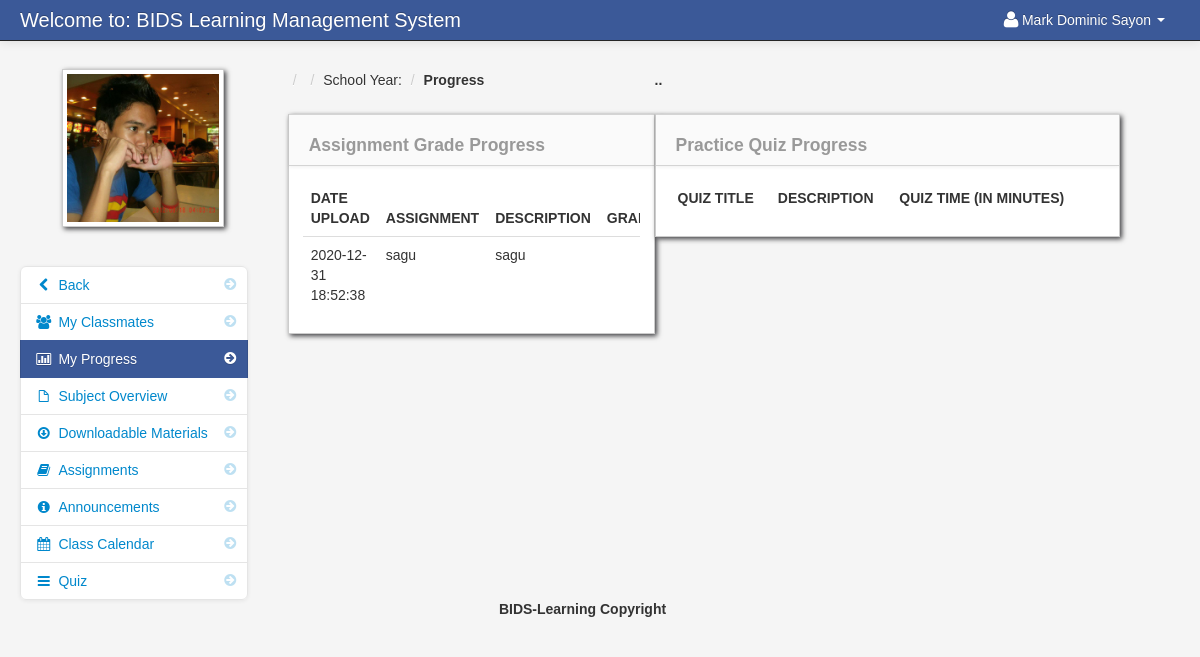
Before: /progress.php (signed in) with the older database file.
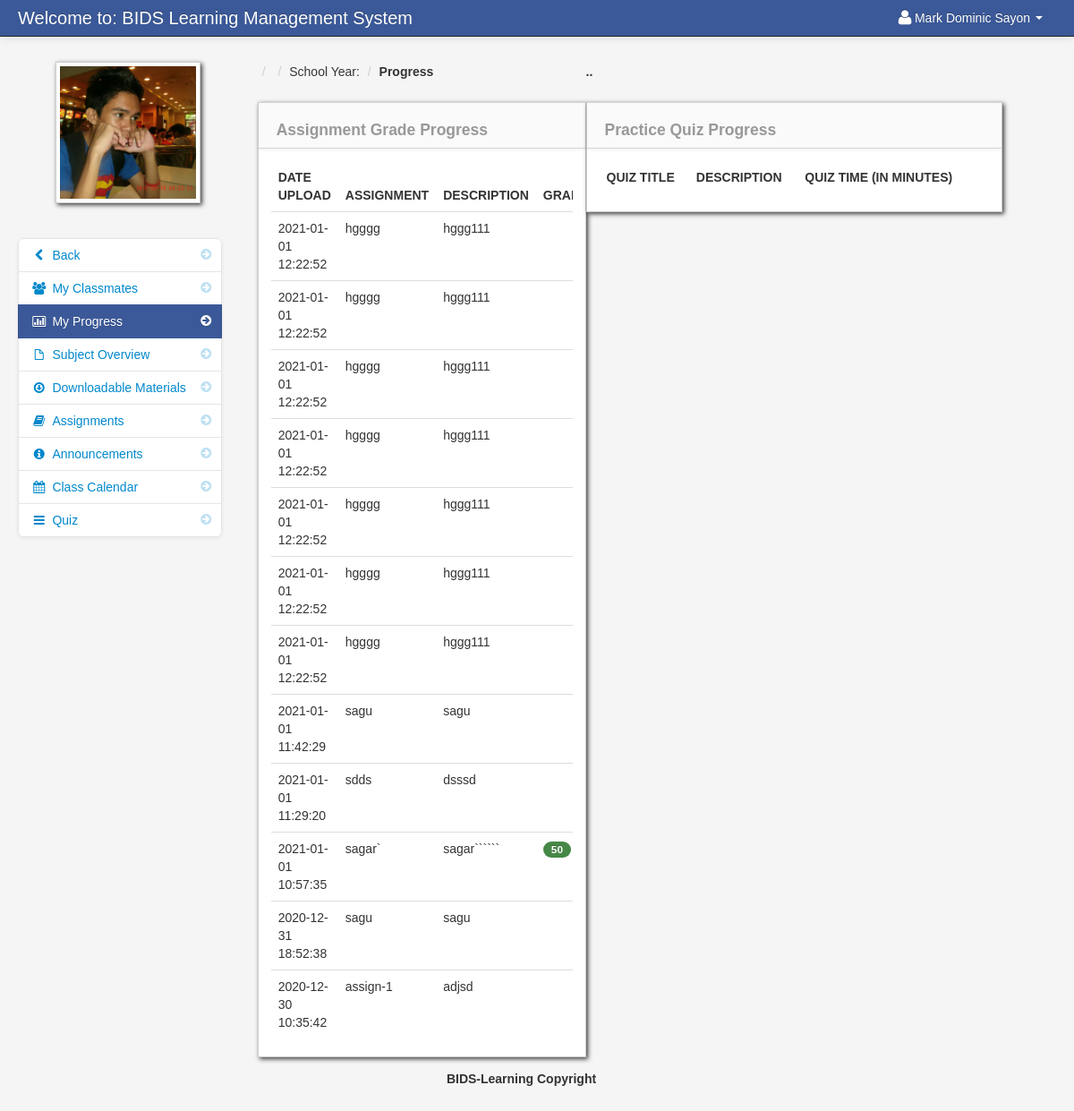
After: the same page with the newer database file.
### tables this page shows
CREATE TABLE `student_assignment` (
  `student_assignment_id` int(11) NOT NULL,
  `assignment_id` int(11) NOT NULL,
  `floc` varchar(100) NOT NULL,
  `assignment_fdatein` varchar(50) NOT NULL,
  `fdesc` varchar(100) NOT NULL,
  `fname` varchar(50) NOT NULL,
  `student_id` int(11) NOT NULL,
  `grade` varchar(5) NOT NULL,
  `roll_no` varchar(215) NOT NULL,
  `marks_alloc` varchar(250) NOT NULL,
  `totalmarks` varchar(115) NOT NULL
);

CREATE TABLE `assignment` (
  `assignment_id` int(11) NOT NULL,
  `floc` varchar(300) NOT NULL,
  `fdatein` varchar(100) NOT NULL,
  `fdesc` varchar(100) NOT NULL,
  `teacher_id` int(11) NOT NULL,
  `class_id` int(11) NOT NULL,
  `fname` varchar(100) NOT NULL,
  `maxmarks` varchar(215) NOT NULL
);

### session.php (called while the page is built, shortened)
<?php
$session_id=$_SESSION['id'];
?>

### progress.php (the view, shortened to what this page needs)
<?php include('header_dashboard.php'); ?>
<?php include('session.php'); ?>
<?php $get_id = $_GET['id']; ?>
    <body>
		<?php include('navbar_student.php'); ?>
        <div class="container-fluid">
            <div class="row-fluid">
				<?php include('progress_link_student.php'); ?>
                <div class="span4" id="content">
                     <div class="row-fluid">
										<?php $class_query = mysqli_query($conn,"select * from teacher_class
										LEFT JOIN class ON class.class_id = teacher_class.class_id
										LEFT JOIN subject ON subject.subject_id = teacher_class.subject_id
										where teacher_class_id = '$get_id'")or die(mysqli_error());
										$class_row = mysqli_fetch_array($class_query);
										?>
					     <ul class="breadcrumb">
							<li><a href="#"><?php echo $class_row['class_name']; ?></a> <span class="divider">/</span></li>
							<li><a href="#"><?php echo $class_row['subject_code']; ?></a> <span class="divider">/</span></li>
							<li><a href="#">School Year: <?php echo $class_row['school_year']; ?></a> <span class="divider">/</span></li>
							<li><a href="#"><b>Progress</b></a></li>
						</ul>
                        <div id="block_bg" class="block">
                            <div class="navbar navbar-inner block-header">
							    <div id="" class="muted pull-left"><h4> Assignment Grade Progress</h4></div>
							</div>
                            <div class="block-content collapse in">
                                <div class="span12">
										<table cellpadding="0" cellspacing="0" border="0" class="table" id="">
										<thead>
										        <tr>
												<th>Date Upload</th>
												<th>Assignment</th>
												<th>Description</th>
												<th>Grade</th>
												</tr>
										</thead>
										<tbody>
                              		<?php
										$query = mysqli_query($conn,"select * FROM student_assignment
										LEFT JOIN student on student.student_id  = student_assignment.student_id
										RIGHT JOIN assignment on student_assignment.assignment_id  = assignment.assignment_id
										WHERE student_assignment.student_id = '$session_id'
										order by fdatein DESC")or die(mysqli_error());
										while($row = mysqli_fetch_array($query)){
										$student_id = $row['student_id'];
									?>
										<tr>
										 <td><?php echo $row['fdatein']; ?></td>
                                         <td><?php  echo $row['fname']; ?></td>
                                         <td><?php  echo $row['fdesc']; ?></td>
										 <?php if ($session_id == $student_id){ ?>
                                         <td>
										 <span class="badge badge-success"><?php echo $row['grade']; ?></span>
										 </td>
										 <?php }else{ ?>
										 <td></td>
										 <?php } ?>
                                </tr>
						 <?php } ?>
										</tbody>
									</table>
                                </div>
                            </div>
                        </div>
                    </div>
                </div>
				                <div class="span5" id="content">
                     <div class="row-fluid">
					     <ul class="breadcrumb">
							<li><a href="#"><b>..</b></a></li>
						</ul>
                        <div id="block_bg" class="block">
                            <div class="navbar navbar-inner block-header">
							    <div id="" class="muted pull-left"><h4> Practice Quiz Progress</h4></div>
							</div>
                            <div class="block-content collapse in">
                                <div class="span12">
								<table cellpadding="0" cellspacing="0" border="0" class="table" id="">
										<thead>
										        <tr>
												<th>Quiz Title</th>
												<th>Description</th>
												<th>Quiz Time (In Minutes)</th>
												<th></th>
												</tr>
										</thead>
									</table>
                                </div>
                            </div>
                        </div>
                    </div>
                </div>
            </div>
		<?php include('footer.php'); ?>
        </div>
		<?php include('script.php'); ?>
    </body>
</html>

Changed rows visible on the page:
added student_assignment: assignment.fdatein "2021-01-01 12:22:52", assignment.fname "hgggg", assignment.fdesc "hggg111"
added student_assignment: assignment.fdatein "2021-01-01 12:22:52", assignment.fname "hgggg", assignment.fdesc "hggg111"
added student_assignment: assignment.fdatein "2021-01-01 12:22:52", assignment.fname "hgggg", assignment.fdesc "hggg111"
added student_assignment: assignment.fdatein "2021-01-01 12:22:52", assignment.fname "hgggg", assignment.fdesc "hggg111"
added student_assignment: assignment.fdatein "2021-01-01 12:22:52", assignment.fname "hgggg", assignment.fdesc "hggg111"
added student_assignment: assignment.fdatein "2021-01-01 12:22:52", assignment.fname "hgggg", assignment.fdesc "hggg111"
added student_assignment: assignment.fdatein "2021-01-01 12:22:52", assignment.fname "hgggg", assignment.fdesc "hggg111"
added student_assignment: assignment.fdatein "2021-01-01 11:42:29", assignment.fname "sagu", assignment.fdesc "sagu"
added student_assignment: assignment.fdatein "2021-01-01 11:29:20", assignment.fname "sdds", assignment.fdesc "dsssd"
added student_assignment: assignment.fdatein "2021-01-01 10:57:35", assignment.fname "sagar`", assignment.fdesc "sagar``````", grade "50"
added student_assignment: assignment.fdatein "2020-12-30 10:35:42", assignment.fname "assign-1", assignment.fdesc "adjsd"
